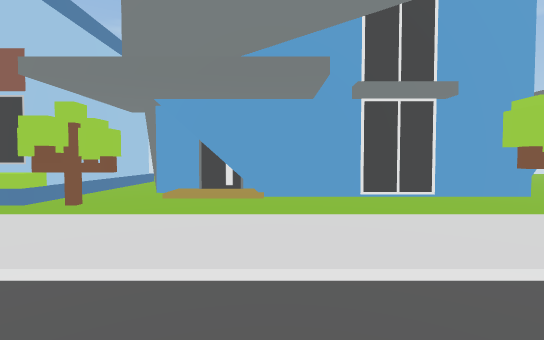
View 1 (above)

18 first-person views from a walk through a Unity game level. The camera is 1.5 m above the floor, tilts 2° down and sees 85° across. The floor is counted in squares, 2 m on a side. Each view is taken from the middle of a square. On the plan, view 1 faces up. The plan holds only what a view shows up to about 10 squares ahead; the rest is blank. The place goes on beyond the plan.

View 2
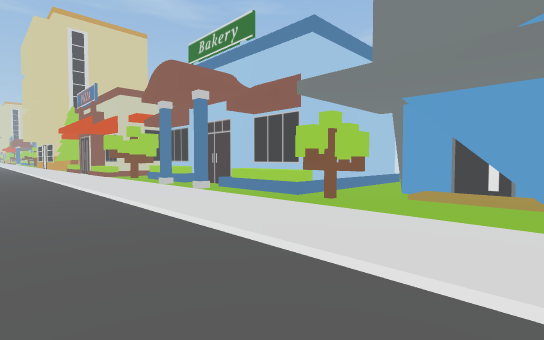

View 3
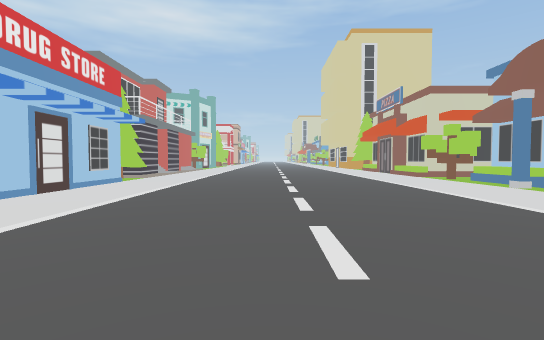

View 4
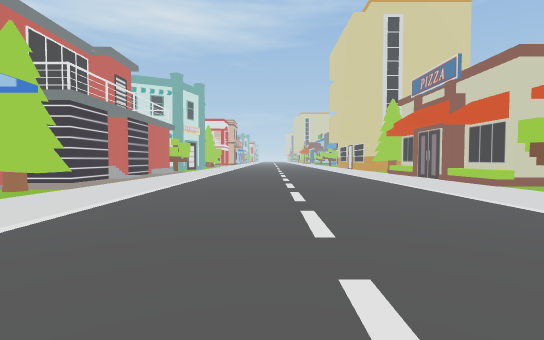

View 5
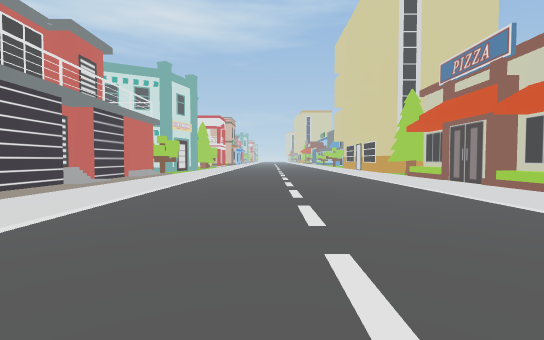

View 6
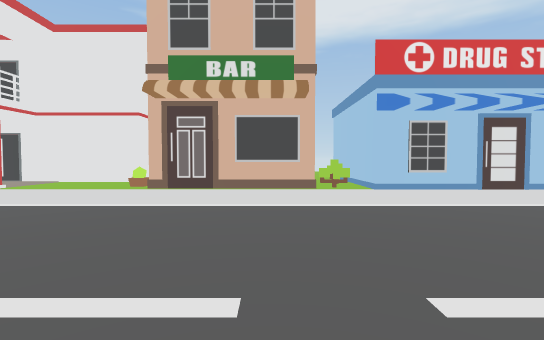

View 7
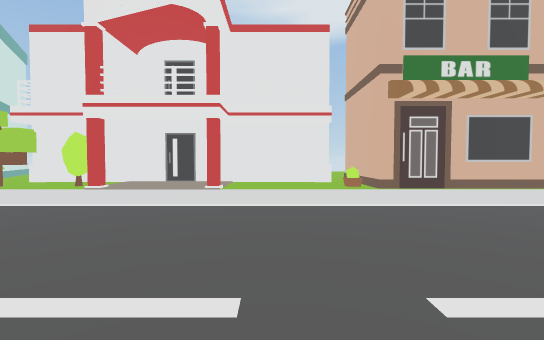

View 8
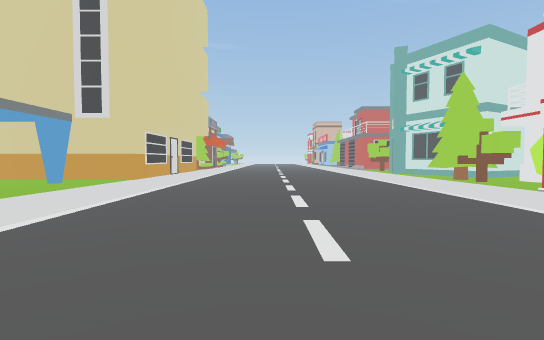

View 9
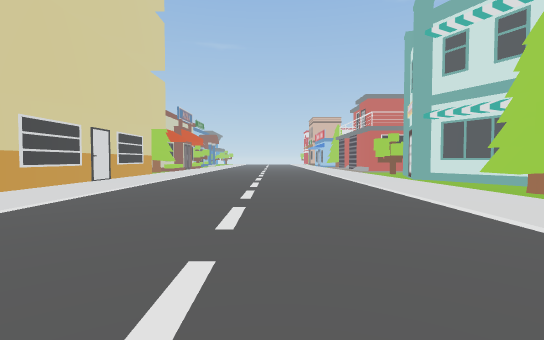

View 10
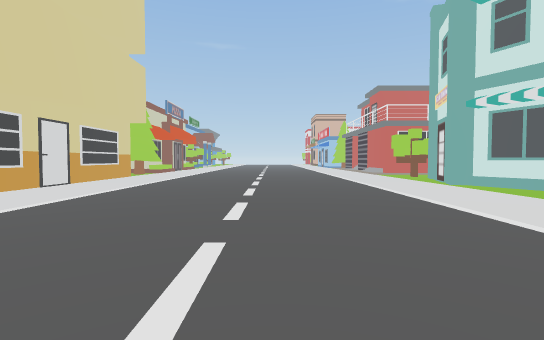

View 11
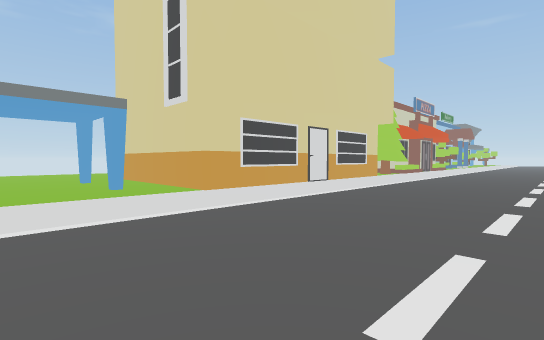

View 12
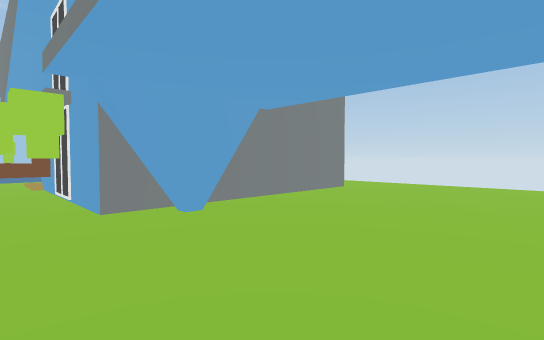

View 13
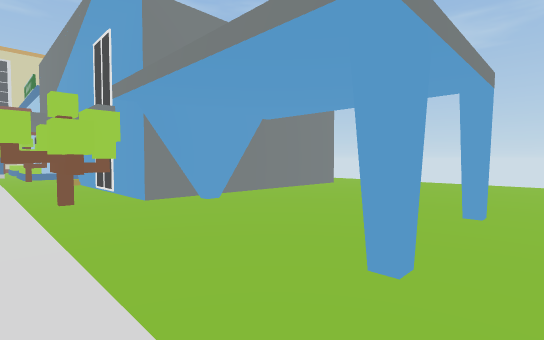

View 14
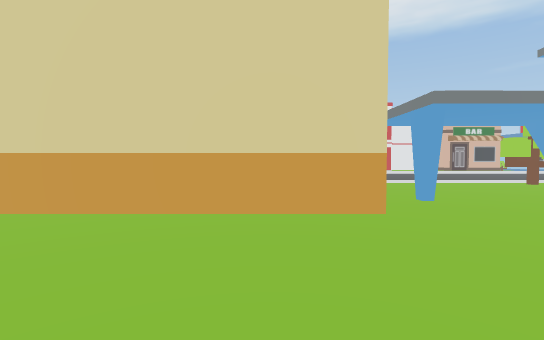

View 15
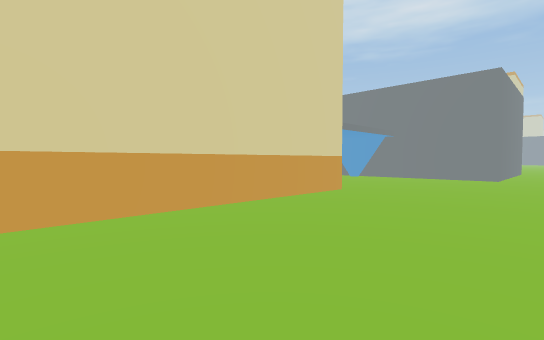

View 16
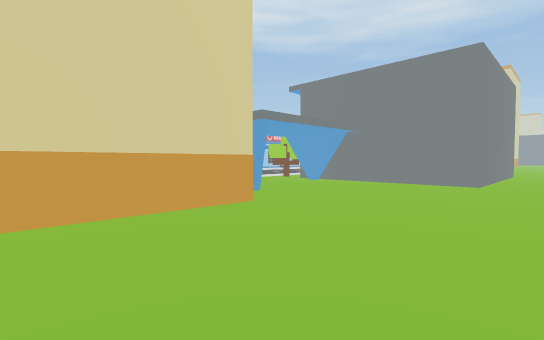

View 17
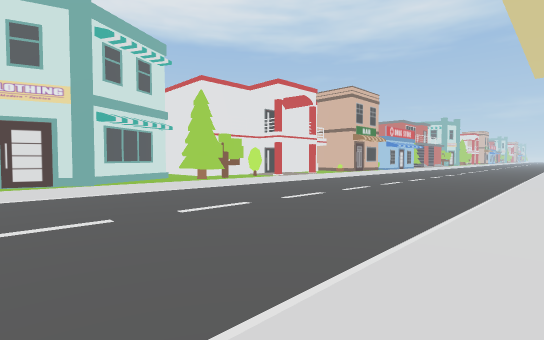

View 18
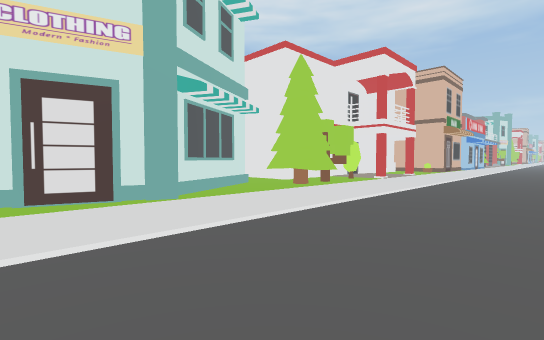

### Floor plan
Key: @ floor where view 1 was taken; # wall or solid block; . main floor; : floor 0.25 m higher than the main floor; / step, stairs or slope; B building; T tree; O other object.
Columns run from 17 left of view 1 to 17 right of it. Each row starts with its distance up from view 1.
 13                      ::::::::::::::
 12                    ::::::::::::::::
 11                    ###:::::::::::::
 10                      #:::::::::::::
  9                      #::::::BBBBBBB
  8              B:      #::::::B
  7              B:      ##:::#:B
  6              B:########:::::B
  5     B  BBBBBBB:///::::::::#:B
  4 BBBBB/T//B:B//T::::::TT:::::BBBBBBB
  3 :::::/://:::/::::::::::::::::::::::
  2 //////////////////// //////////////
  1 ...................................
  0 .................@ ................
 -1 ................. .................
 -2 ...................................
 -3 ...................................
 -4 ...................................
 -5 ///////////////////////////////////
 -6 ::/::::::::::/:::::::::::::::::/:::
 -7 ##/##TT:#####/T###O::#::#OTTT::/BB:
 -8  ####TT     #/   #:::::::::TT:BB  B
 -9             #/   #:#########:B
-10             #/

Where each view was taken, in squares from view 1:
view 1: 0 up, 0 right, facing up
view 2: 0 up, 0 right, facing up-left
view 3: 2 down, 1 left, facing left
view 4: 2 down, 5 left, facing left
view 5: 2 down, 7 left, facing left
view 6: 0 up, 2 left, facing down
view 7: 0 up, 3 right, facing down
view 8: 1 down, 1 right, facing right
view 9: 2 down, 5 right, facing right
view 10: 2 down, 7 right, facing right
view 11: 2 down, 7 right, facing up-right
view 12: 4 up, 9 right, facing up-left
view 13: 3 up, 10 right, facing up-left
view 14: 13 up, 12 right, facing down
view 15: 13 up, 17 right, facing down-left
view 16: 13 up, 14 right, facing down-left
view 17: 3 up, 17 right, facing down-left
view 18: 2 down, 17 right, facing down-left
